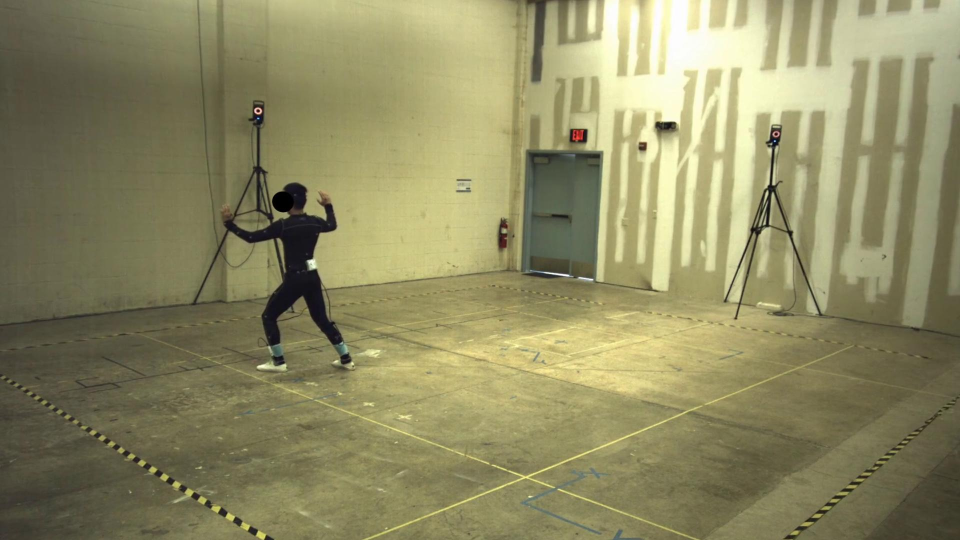
%> input picture im1corrected.jpg, 1920 x 1080 px (shown at 1/2 size)
$ octave task3_extra_1.m   (GNU Octave 9; MATLAB toolbox functions it lacks are replaced by stand-ins)
%> lines starting %> are read from the running program, lines starting %| are printed output that depends on the picture
### display_epipolar_lines.m
function display_epipolar_lines(F, v1_points_2d, v2_points_2d, v1_image, v2_image, part_title_text)

    colors =  'bgrcmykbgrcmykbgrcmykbgrcmykbgrcmykbgrcmykbgrcmyk';

    im1 = v1_image;
    im2 = v2_image;
    x1 = v1_points_2d(1, :)';
    y1 = v1_points_2d(2, :)';
    x2 = v2_points_2d(1, :)';
    y2 = v2_points_2d(2, :)';
    v1_points = [x1, y1, ones(length(x1), 1)]';
    v2_points = [x2, y2, ones(length(x2), 1)]';

    %overlay epipolar lines on im2
    L = F * v1_points;
    [nr,nc,~] = size(im2);
    figure; clf; imagesc(im2); axis image;
    hold on; plot(x2,y2,'*'); hold off;
    hold on; title(part_title_text+" on camera v2"); hold off;
    for i=1:size(L,2)
        a = L(1,i); b = L(2,i); c=L(3,i);
        if (abs(a) > (abs(b)))
           ylo = 1; yhi = nr;
           xlo = (-b * ylo - c) / a;
           xhi = (-b * yhi - c) / a;
           hold on
           h=plot([xlo; xhi],[ylo; yhi], 'Color', colors(i), 'LineWidth', 2);
           hold off
        else
           xlo = 1; xhi = nc;
           ylo = (-a * xlo - c) / b;
           yhi = (-a * xhi - c) / b;
           hold on
           h=plot([xlo; xhi],[ylo; yhi], 'Color', colors(i), 'LineWidth', 2);
           hold off
        end
       drawnow;
    end
    pause(1);


    %overlay epipolar lines on im1
    L = (v2_points' * F)' ;
    [nr,nc,~] = size(im1);
    figure; clf; imagesc(im1); axis image;
    hold on; plot(x1,y1,'*'); hold off;
    hold on; title(part_title_text+" on camera v1"); hold off;
    for i=1:size(L,2)
        a = L(1,i); b = L(2,i); c=L(3,i);
        if (abs(a) > (abs(b)))
           ylo=0; yhi=nr;
           xlo = (-b * ylo - c) / a;
           xhi = (-b * yhi - c) / a;
           hold on
           h=plot([xlo; xhi],[ylo; yhi], 'Color',colors(i),'LineWidth',2);
           hold off
        else
           xlo=0; xhi=nc;
           ylo = (-a * xlo - c) / b;
           yhi = (-a * xhi - c) / b;
           hold on
           h=plot([xlo; xhi],[ylo; yhi], 'Color',colors(i),'LineWidth',2);
           hold off
        end
       drawnow;
    end
    pause(1);

end

### get_F_from_camera_calibration_parameters.m
function F = get_F_from_camera_calibration_parameters(v1_Rmat, v2_Rmat, v1_Kmat, v2_Kmat, v1_position, v2_position)

    % Relative rotation and translation of camera 2, respect to camera 1 (camera 1 is primary camera)
    relative_Rmat = v2_Rmat * v1_Rmat';
    relative_position = v1_Rmat * (v2_position - v1_position);

    % Get the matrix about nullspace from Lecture 17 - P 12, for spinning camera correctly
    relative_spin = [   0                   , -relative_position(3),  relative_position(2);
                        relative_position(3), 0                    , -relative_position(1);
                      - relative_position(2),  relative_position(1), 0                    ];

    % Essential matrix
    E = relative_Rmat * relative_spin;

    % Fundamental matrix
    % From lecture, Fundamental matrix F = K_{right}^{-T} R S K_{left}^{-1}
    F = inv(v2_Kmat') * E * inv(v1_Kmat);

end

### task3_2.m
function points2d = task3_2(camera_file, mocap_points_3d_file, image_file, display)
    % part 2: Projecting 3D mocap points into 2D pixel locations

    camera = load(camera_file).Parameters;
    points3d = load(mocap_points_3d_file).pts3D;

    P = camera.Pmat;
    K = camera.Kmat;

    % Add a row of ones at the bottom (4-th row) of points,
    % for satisfying the later calculation.
    points3d(4,:)= 1;


    % project the 3d points to 2d
    tmp = K * (P * points3d);

    tmp(1,:) = tmp(1,:) ./ tmp(3, :);
    tmp(2,:) = tmp(2,:) ./ tmp(3, :);
    tmp(3,:) = 1;

    points2d = tmp(1:2,:);

    if (display)
        im1 = imread(image_file);
        figure;
        clf;
        imshow(im1);
        hold on;
        plot(points2d(1,:), points2d(2,:), 'r*', 'Linewidth', 1);
        hold off;
        pause(1);
    end;

end

### task3_extra_1.m
% part 8: extra credit 1: Modify F matrix for cropped views

image1 = imread('im1corrected.jpg');
%> image1 is the input picture: size 1080x1920x3 uint8; mean R, G, B 142.4, 138.7, 99.3
image2 = imread('im2corrected.jpg');
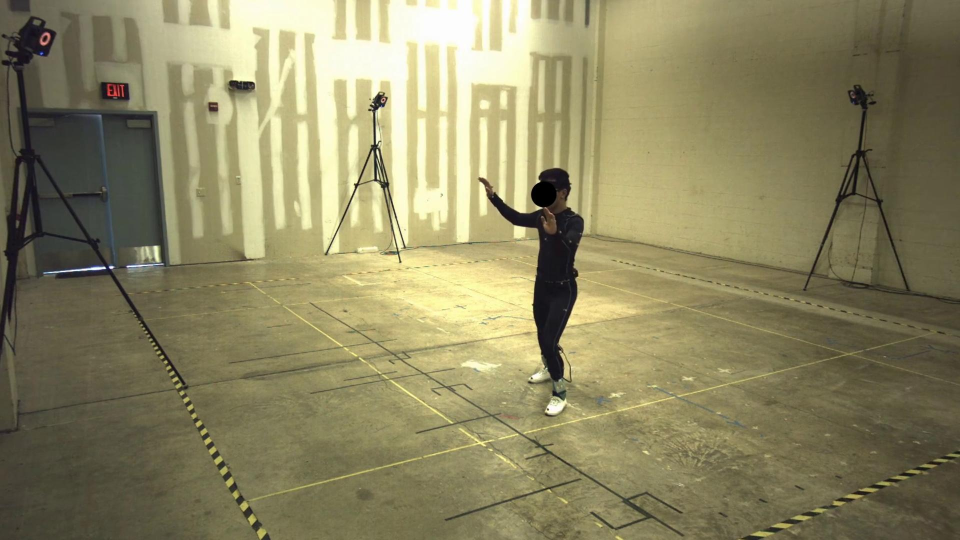
%> input picture im2corrected.jpg, 1920 x 1080 px (shown at 1/2 size)
%> image2 is the input picture: size 1080x1920x3 uint8; mean R, G, B 139.9, 134, 98
v1 = load('Parameters_V1_1.mat').Parameters;
v2 = load('Parameters_V2_1.mat').Parameters;
mocap_3d = load('mocapPoints3D.mat').pts3D';
addpath("./");

image1_x = 420;
image1_y = 340;
image1_width = 340;
image1_height = 430;

image2_x = 920;
image2_y = 310;
image2_width = 320;
image2_height = 540;

image1_cropped = image1(image1_y:(image1_y+image1_height), image1_x:(image1_x+image1_width),:);
image2_cropped = image2(image2_y:(image2_y+image2_height), image2_x:(image2_x+image2_width),:);

figure; clf;
imshow(image1_cropped);
hold on;
title('Cropped image from camera v1.')
hold off;
pause(1);

figure; clf;
imshow(image2_cropped);
hold on;
title('Cropped image from camera v2.')
hold off;
pause(1);

v1_Kmat = v1.Kmat;
v1_Rmat = v1.Rmat;
v1_position = v1.position(:);
v2_Kmat = v2.Kmat;
v2_Rmat = v2.Rmat;
v2_position = v2.position(:);

% Update Kmats

v1_Kmat_new = v1_Kmat;
v1_Kmat_new(1,3) = v1_Kmat(1,3) - image1_x;
v1_Kmat_new(2,3) = v1_Kmat(2,3) - image1_y;

v2_Kmat_new = v2_Kmat;
v2_Kmat_new(1,3) = v2_Kmat(1,3) - image2_x;
v2_Kmat_new(2,3) = v2_Kmat(2,3) - image2_y;


% project 3d points to 2d over cropped images
% code copy from task3_2, tired to adjust the function and other previous work

% projection for v1
points3d = mocap_3d';

P = v1.Pmat;
K = v1_Kmat_new;

% Add a row of ones at the bottom (4-th row) of points,
% for satisfying the later calculation.
points3d(4,:)= 1;


% project the 3d points to 2d
tmp = K * (P * points3d);

tmp(1,:) = tmp(1,:) ./ tmp(3, :);
tmp(2,:) = tmp(2,:) ./ tmp(3, :);
tmp(3,:) = 1;

points2d = tmp(1:2,:);
v1_points2d_cropped = points2d;

figure;
clf;
imshow(image1_cropped);
hold on;
plot(points2d(1,:), points2d(2,:), 'r*', 'Linewidth', 1);
title("projected points over cropped image from camera v1")
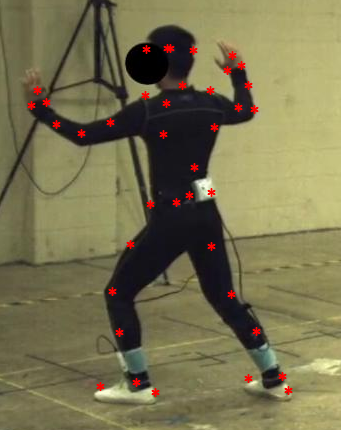
%> figure redrawn from the program's plot data; its title reads 'projected points over cropped image from camera v1'
hold off;
pause(1);


% projection for v2
points3d = mocap_3d';

P = v2.Pmat;
K = v2_Kmat_new;

% Add a row of ones at the bottom (4-th row) of points,
% for satisfying the later calculation.
points3d(4,:)= 1;


% project the 3d points to 2d
tmp = K * (P * points3d);

tmp(1,:) = tmp(1,:) ./ tmp(3, :);
tmp(2,:) = tmp(2,:) ./ tmp(3, :);
tmp(3,:) = 1;

points2d = tmp(1:2,:);
v2_points2d_cropped = points2d;

figure;
clf;
imshow(image2_cropped);
hold on;
plot(points2d(1,:), points2d(2,:), 'r*', 'Linewidth', 1);
title("projected points over cropped image from camera v2")
hold off;
pause(1);


% draw epipolar lines over cropped graphs with new F with new calibration parameters.

F_new = get_F_from_camera_calibration_parameters(v1_Rmat, v2_Rmat, v1_Kmat_new, v2_Kmat_new, v1_position, v2_position);


v1_points2d = task3_2('Parameters_V1_1.mat', 'mocapPoints3D.mat', 'im1corrected.jpg', 0);
v2_points2d = task3_2('Parameters_V2_1.mat', 'mocapPoints3D.mat', 'im2corrected.jpg', 0);
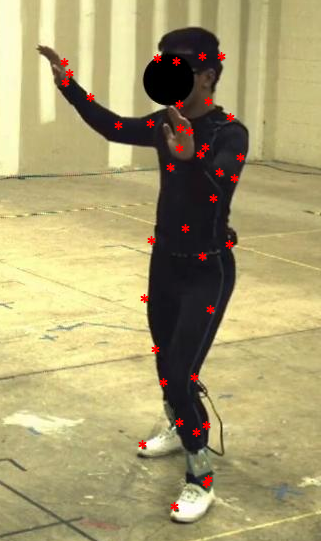
%> figure redrawn from the program's plot data; its title reads 'projected points over cropped image from camera v2'
F_original = get_F_from_camera_calibration_parameters(v1_Rmat, v2_Rmat, v1_Kmat, v2_Kmat, v1_position, v2_position);


display_epipolar_lines(F_new, v1_points2d_cropped, v2_points2d_cropped, image1_cropped, image2_cropped, "Graph about epipolar lines generated by new F matrix, which generated by " + newline +"new camera calibration parameters, after cropping the image ");
%> after the loop in display_epipolar_lines, `for i=1:size(L,2)`:
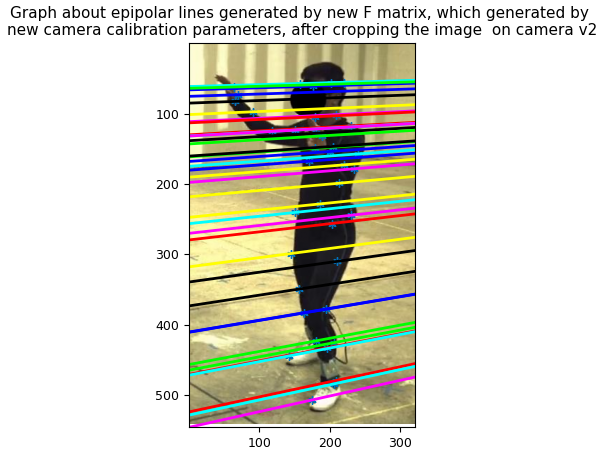
%> figure redrawn from the program's plot data
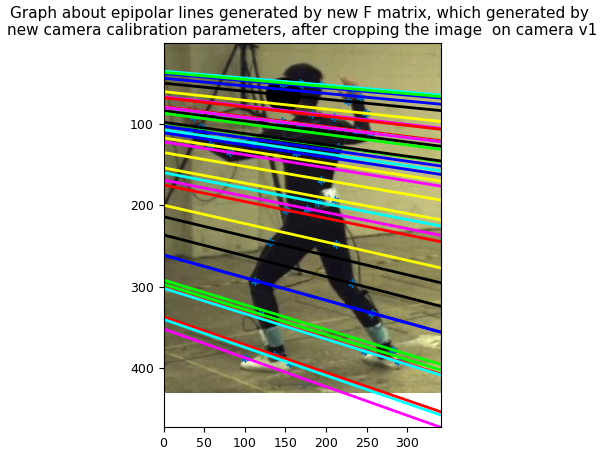
%> figure redrawn from the program's plot data
display_epipolar_lines(F_original, v1_points2d, v2_points2d, image1, image2, "Graph about epipolar lines generated by previous F matrix, which generated by " + newline +"previous camera calibration parameters, before cropping the image ");
%> after the loop in display_epipolar_lines (call 2), `for i=1:size(L,2)`:
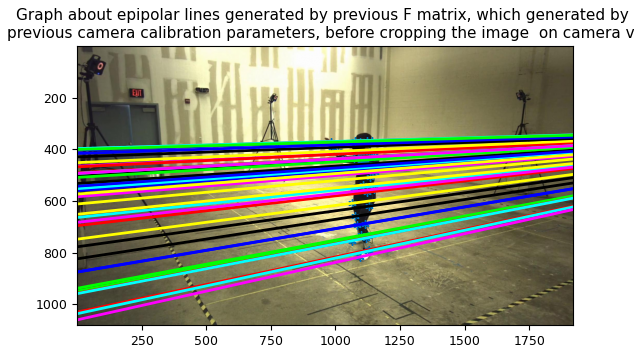
%> figure redrawn from the program's plot data
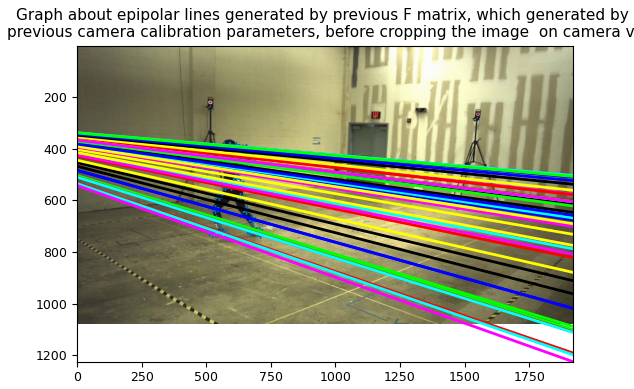
%> figure redrawn from the program's plot data
